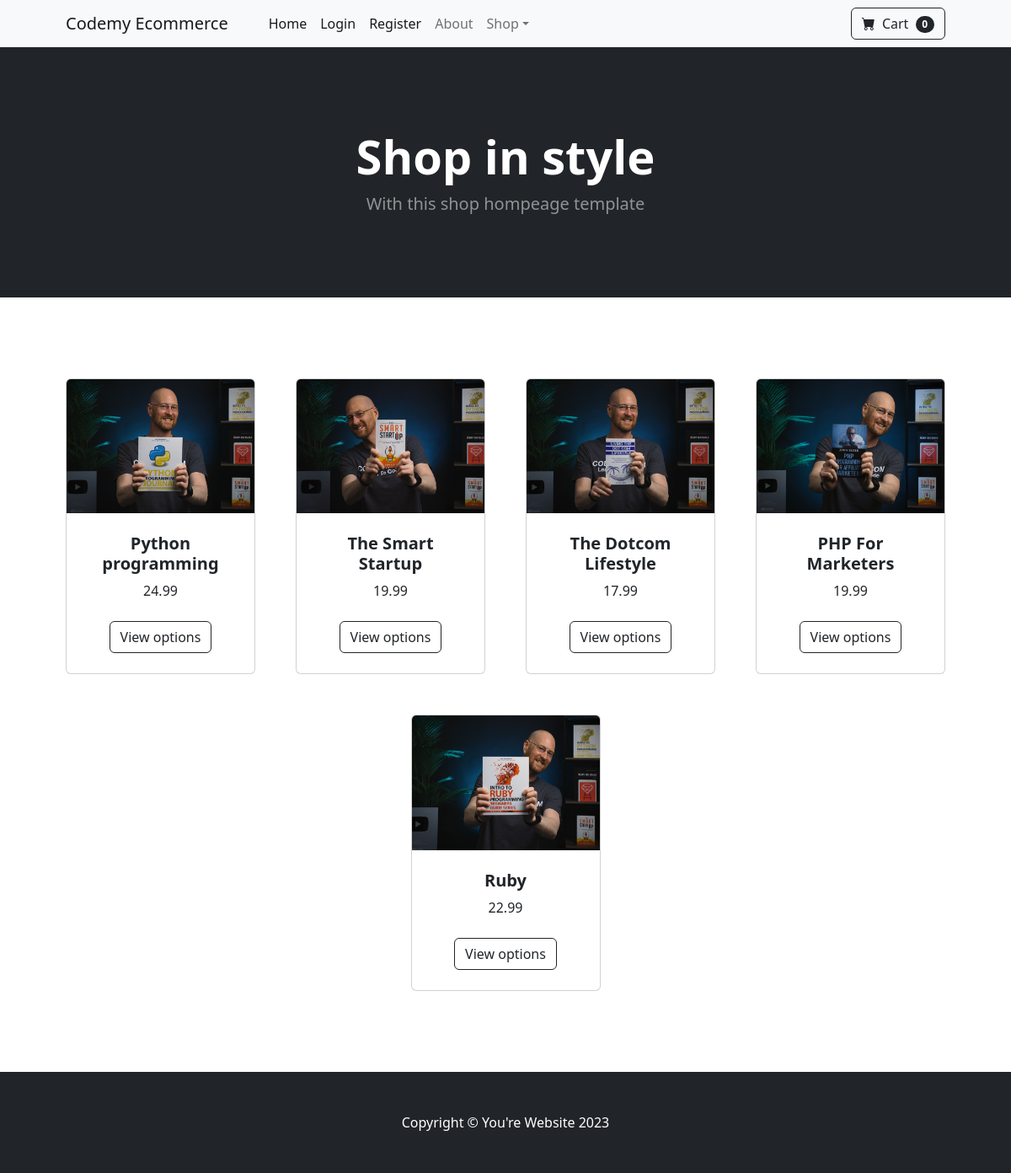
/, run on an earlier commit of the app's database.
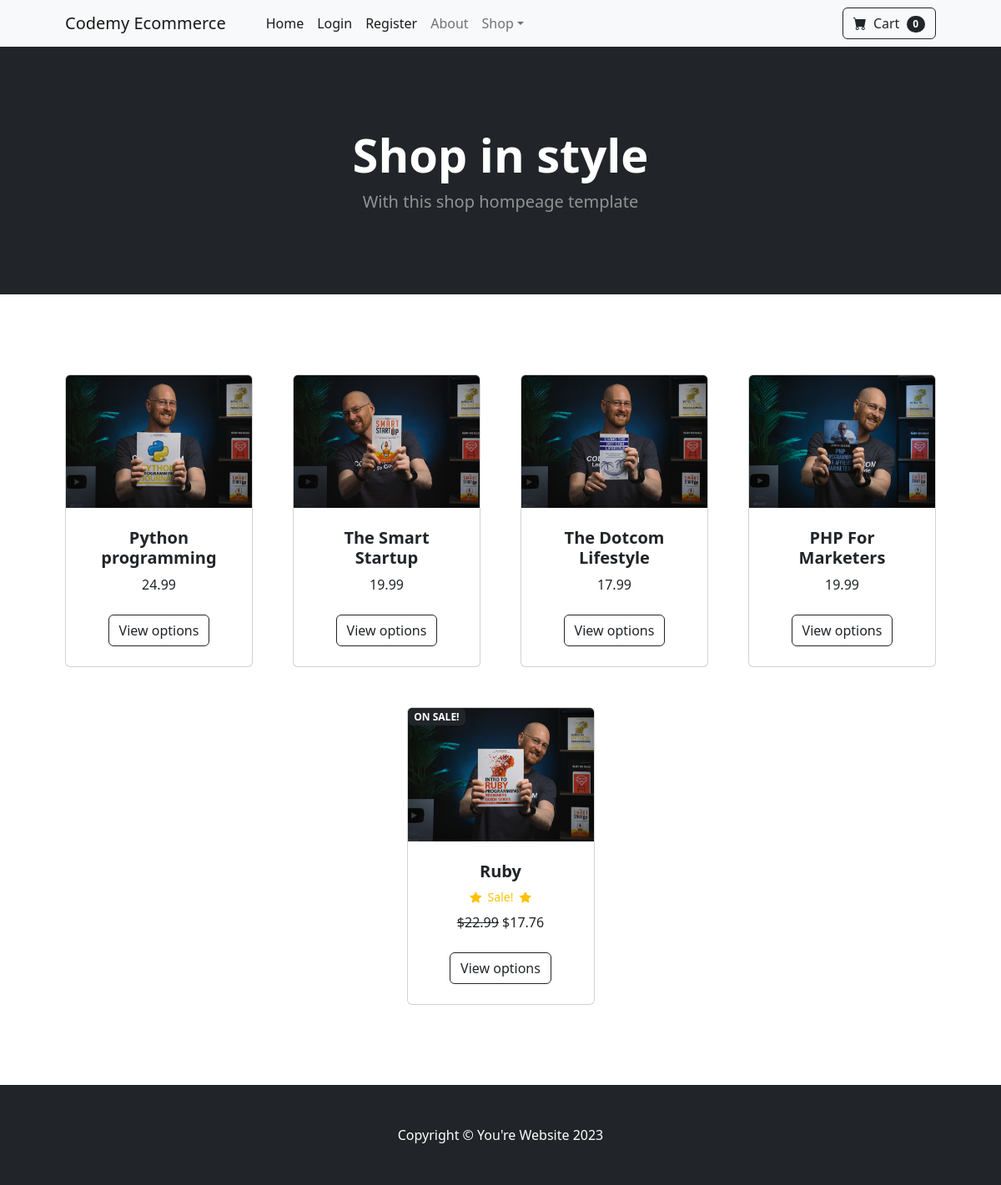
And on a later commit of the database.
### store/models.py (models this page shows, shortened)
class Product(models.Model):
    name = models.CharField(max_length=100)
    price = models.DecimalField(default=0, decimal_places=2, max_digits=6)
    catagory = models.ForeignKey(Category, on_delete=models.CASCADE, default=1)
    description = models.CharField(max_length=300, default='', blank=True, null=True)
    image = models.ImageField(upload_to='uploads/product/')
    on_sale = models.BooleanField(default=False)
    sale_price = models.DecimalField(default=0, decimal_places=2, max_digits=6)

### store/views.py (the view)
# urls.py: 2. Add a URL to urlpatterns:  path('', views.home, name='home')
def home(request):
    products = Product.objects.all()
    return render(request, 'home.html', {"products": products})

### store/templates/home.html
{% extends 'base.html' %}
{% load static %}
{% block content %}
<header class="bg-dark py-5">
	<div class="container px-4 px-lg-5 my-5">
		<div class="text-center text-white">
			<h1 class="display-4 fw-bolder">Shop in style</h1>
			<p class="lead fw-normal text-white-50 mb-0">
				With this shop hompeage template
			</p>
		</div>
	</div>
</header>
<section class="py-5">
	<div class="container px-4 px-lg-5 mt-5">
		<div
			class="row gx-4 gx-lg-5 row-cols-2 row-cols-md-3 row-cols-xl-4 justify-content-center">
			{% for product in products %} {% if product.on_sale %}
			<div class="col mb-5">
				<div class="card h-100">
					<div
						class="badge bg-dark text-white position-absolute"
						style="top:0.5rem right:0.5rem">
						ON SALE!
					</div>
					<img
						class="card-img-top"
						src="{{ product.image.url }}"
						alt="{{ product.name }}" />
					<div class="card-body p-4">
						<div class="text-center">
							<h5 class="fw-bolder">{{ product.name }}</h5>
							<div
								class="d-flex justify-content-center small text-warning mb-2">
								<div class="bi-star-fill"></div>
								&nbsp;&nbsp;Sale!&nbsp;&nbsp;
								<div class="bi-star-fill"></div>
							</div>
							<strike>${{ product.price }}</strike>
							${{ product.sale_price }}
						</div>
					</div>
					<div
						class="card-footer p-4 pt-0 border-top-0 bg-transparent">
						<div class="text-center">
							<a class="btn btn-outline-dark mt-auto" href="#"
								>View options</a
							>
						</div>
					</div>
				</div>
			</div>
			{% else %}
			<div class="col mb-5">
				<div class="card h-100">
					<img
						class="card-img-top"
						src="{{ product.image.url }}"
						alt="{{ product.name }}" />
					<div class="card-body p-4">
						<div class="text-center">
							<h5 class="fw-bolder">{{ product.name }}</h5>
							{{ product.price }}
						</div>
					</div>
					<div
						class="card-footer p-4 pt-0 border-top-0 bg-transparent">
						<div class="text-center">
							<a class="btn btn-outline-dark mt-auto" href="#"
								>View options</a
							>
						</div>
					</div>
				</div>
			</div>
			{% endif %} {% endfor %}
		</div>
	</div>
</section>
{% endblock content %}

What changed in the data, as far as the page shows it:
changed Product "Ruby": on_sale False → True (drawn); image: picture added; sale_price (not shown) → "17.76"; image: picture removed
